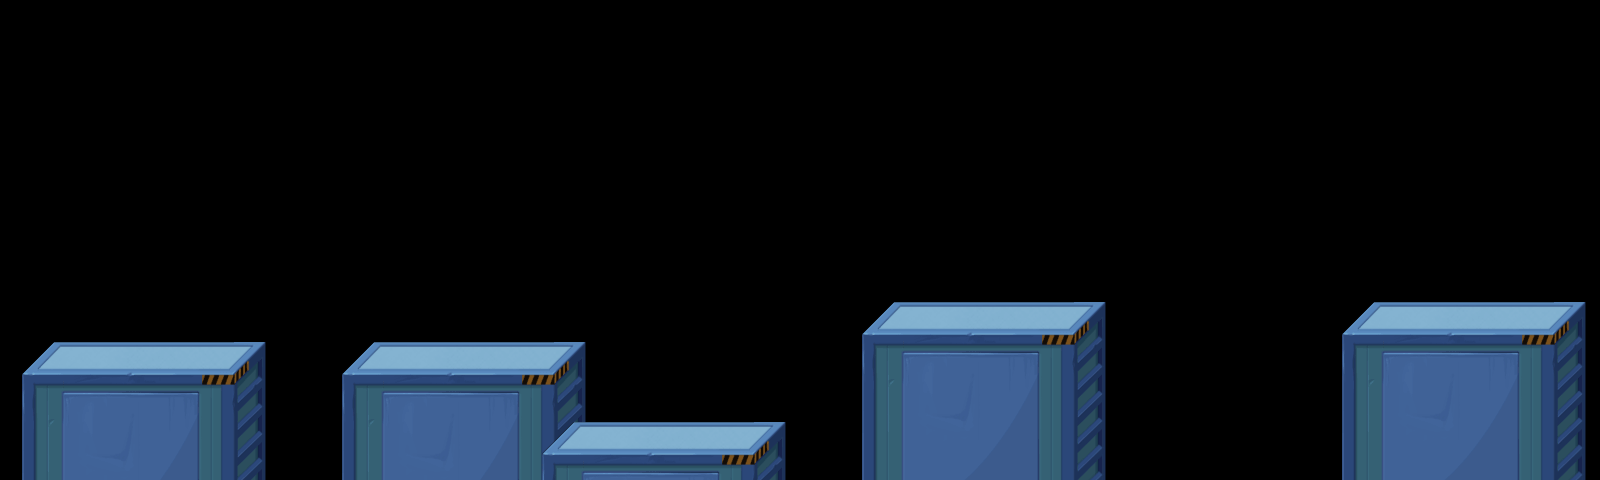

Below is a game level as drawn by its tile map, then a one-line description and the .tmx that defines it (tile-layer data replaced by summaries):
An orthogonal 40x12 tile map with 40x40 px tiles, 2 tile layers (show2, show1) and 34 objects.

<map version="1.0" orientation="orthogonal" width="40" height="12" tilewidth="40" tileheight="40">
 <tileset firstgid="1" name="main" tilewidth="40" tileheight="40">
  <image source="main.png" width="280" height="240" />
 </tileset>
 <layer name="show2" width="40" height="12">
  <data>[480 cells, 56 non-empty, 28 distinct tile ids]</data>
 </layer>
 <layer name="show1" width="40" height="12">
  <data>[480 cells, 84 non-empty, 35 distinct tile ids]</data>
 </layer>
 <objectgroup name="collision" width="40" height="12">
  <object x="40" y="360" width="200" height="120" />
  <object x="360" y="360" width="200" height="120" />
  <object x="560" y="440" width="200" height="40" />
  <object x="880" y="320" width="200" height="160" />
  <object x="1360" y="320" width="200" height="160" />
 </objectgroup>
 <objectgroup name="items" width="40" height="12">
  <object x="800" y="160" />
  <object x="800" y="120" />
  <object x="840" y="80" />
  <object x="880" y="80" />
  <object x="920" y="80" />
  <object x="960" y="120" />
  <object x="960" y="160" />
  <object x="1280" y="160" />
  <object x="1320" y="160" />
  <object x="1360" y="160" />
  <object x="1360" y="120" />
  <object x="1360" y="80" />
  <object x="1400" y="80" />
  <object x="1440" y="80" />
  <object x="1480" y="80" />
  <object x="1480" y="120" />
  <object x="1480" y="160" />
  <object x="1520" y="160" />
  <object x="240" y="120" />
  <object x="240" y="80" />
  <object x="280" y="80" />
  <object x="320" y="80" />
  <object x="320" y="120" />
  <object x="360" y="120" />
  <object x="400" y="120" />
  <object x="400" y="160" />
  <object x="440" y="160" />
  <object x="480" y="160" />
  <object x="480" y="200" />
 </objectgroup>
 <objectgroup name="enemy" width="40" height="12" />
</map>
